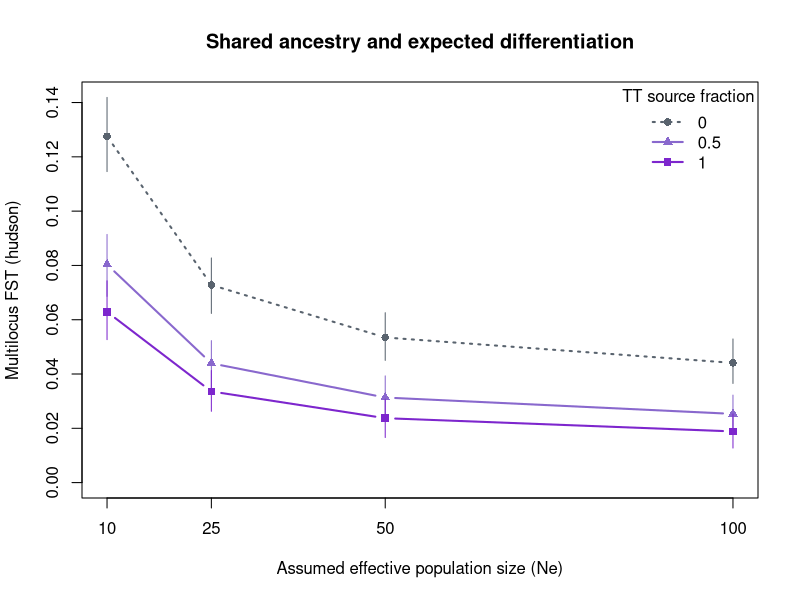
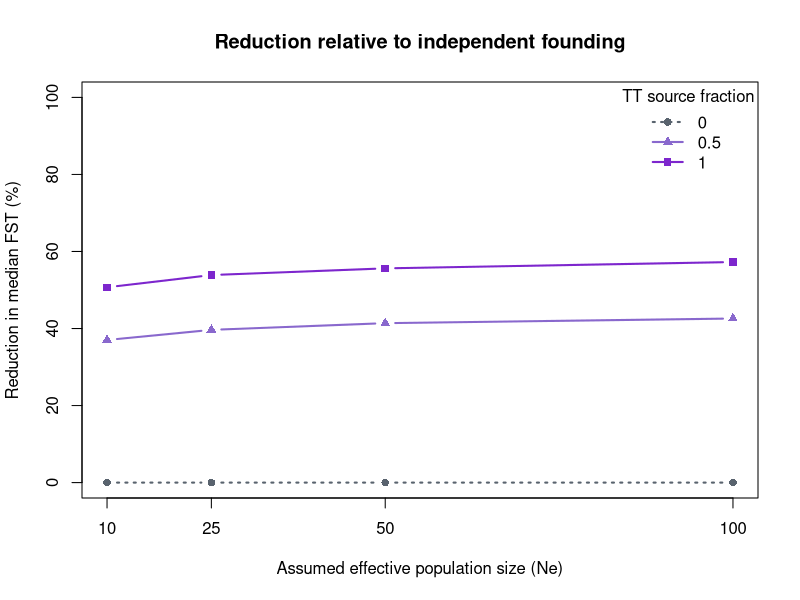
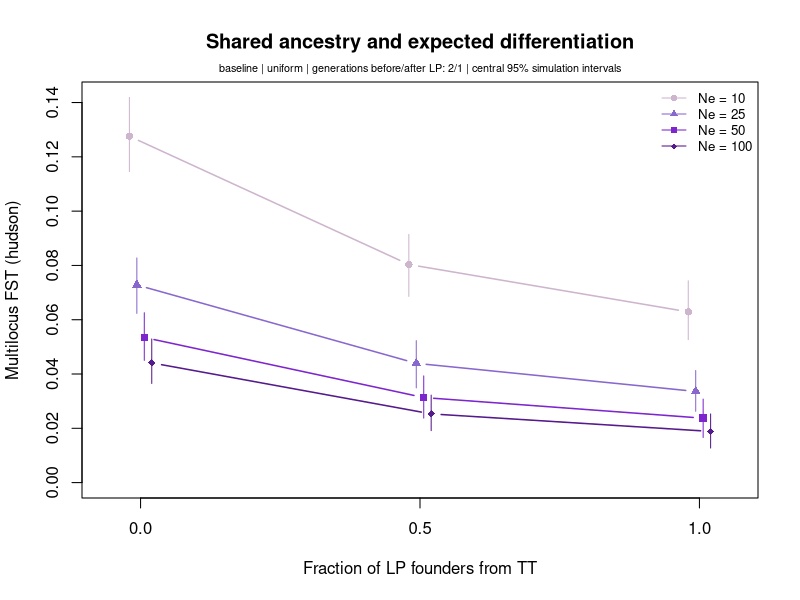

These figures' R source, in order:
# RED-COCKADED WOODPECKER TRANSLOCATION SIMULATION
#
# MODEL ASSUMPTIONS
# - The ancestral source is large, constant, and initially shared by all donors.
# - Founder gene copies are independent draws from the relevant source pool.
# - All loci are independent, neutral, autosomal, diploid, and biallelic.
# - Generations do not overlap. There is no mutation or selection.
# - TT-to-LP transfers do not remove alleles from TT. Ne is an effective size,
#   not a census count or a limit on the number of birds that can be sampled.
# - No immigration or supplementation occurs after LP establishment.
# - Final samples are independent, unrelated birds under random mating.
#   Use empirical sample sizes AFTER accounting for nestmates/close relatives.
# - This models genetic drift and shared ancestry, not actual donor differences,
#   pedigrees, linkage, individual inbreeding, or sequencing/genotyping errors.
#
# ESTIMATORS
# Hudson: finite-sample correction uses 2 * n_birds (gene copies), NOT n_birds.
# WC84: Weir-Cockerham diploid variance components, including heterozygosity.
# Both estimates are ratios of summed components across loci. Negative estimates
# are retained; neither locus estimates nor final estimates are clipped to zero.
# Confirm which estimator and multilocus aggregation the empirical analysis used.
# References: Bhatia et al. 2013, doi:10.1101/gr.154831.113;
# Weir and Cockerham 1984, doi:10.1111/j.1558-5646.1984.tb05657.x.


#### PARAMETERS ####
random_seed <- 2112
n_replicates <- 1000                
n_loci <- 1000                      # EXAMPLE: loci GENERATED before final filters
n_sample_tt <- 10                   # EXAMPLE: replace with independent TT birds
n_sample_lp <- 10                   # EXAMPLE: replace with independent LP birds
fst_estimator <- "hudson"           # Either "hudson" or "wc84"; both are saved
observed_fst <- NA_real_             # Enter ONLY after estimator/filter matching
# The supplied TT-LP estimate was 0.0547228545; its estimator is not yet verified

# The scenario table uses these values directly; no later block overrides them.
# To expand the grid, replace a value with its commented full-grid option.
founder_models_to_run <- "baseline"  # Full grid: c("baseline", "reduced")
tt_source_fractions <- c(0, 0.5, 1)  # Fraction of LP founders supplied by TT.
Ne_values <- c(10, 25, 50, 100)      # Full grid: c(10, 25, 50, 100)
generations_before_lp <- 2          # Full grid: c(2, 3)
generations_after_lp <- 1           # Full grid: c(1, 2)
frequency_distributions <- "uniform" # Full grid: c("uniform", "beta")

# Founder counts: these are assumed contributors, not estimates of Ne.
# The 12 TT founders include early immigrants, compressed into one episode.
# The 18 LP founders assume all listed 2018-2019 releases contributed equally.
# "reduced" halves both counts. It is a sensitivity assumption, not a finding.
founder_models <- data.frame(
  founder_model = c("baseline", "reduced"),
  founders_tt = c(12, 6),
  founders_lp = c(18, 9),
  stringsAsFactors = FALSE
)

uniform_min <- 0.05
uniform_max <- 0.95
beta_shape1 <- 0.5
beta_shape2 <- 0.5

# Optional filters on the COMBINED final TT + LP sample, not each site separately.
# A locus variable at only one site is kept. A locus fixed for opposite alleles
# in the two sites is also kept. Only loci fixed for the SAME allele are removed
# when the minimum allele count is 1 and the minimum frequency is 0.
# These settings cannot reproduce ascertainment involving other sampled sites.
minimum_pooled_minor_allele_count <- 1
minimum_pooled_minor_allele_frequency <- 0

write_output_files <- TRUE
make_summary_plot <- TRUE
setwd("/Users/jannawilloughby/Google Drive/My Drive/Willoughby lab/projects - active/red cockaded woodpecker/RCW GBS data analysis/RCW_translocations_sims/")
output_parent <- getwd()            # Outputs go beneath the current R folder.
run_name <- paste0("RCW_simulation_", format(Sys.time(), "%Y%m%d_%H%M%S"))


#### SCENARIO TABLE ####
# Stop early if an input is invalid. seq_len() below also allows zero generations.
stopifnot(
  length(n_replicates) == 1, is.finite(n_replicates),
  n_replicates >= 1, n_replicates == floor(n_replicates),
  length(n_loci) == 1, is.finite(n_loci), n_loci >= 1, n_loci == floor(n_loci),
  length(n_sample_tt) == 1, is.finite(n_sample_tt),
  n_sample_tt >= 2, n_sample_tt == floor(n_sample_tt),
  length(n_sample_lp) == 1, is.finite(n_sample_lp),
  n_sample_lp >= 2, n_sample_lp == floor(n_sample_lp),
  length(fst_estimator) == 1, fst_estimator %in% c("hudson", "wc84"),
  length(observed_fst) == 1,
  is.na(observed_fst) || is.finite(observed_fst),
  length(founder_models_to_run) > 0,
  all(founder_models_to_run %in% founder_models$founder_model),
  all(is.finite(founder_models$founders_tt)),
  all(is.finite(founder_models$founders_lp)),
  all(founder_models$founders_tt >= 1), all(founder_models$founders_lp >= 1),
  all(founder_models$founders_tt == floor(founder_models$founders_tt)),
  all(founder_models$founders_lp == floor(founder_models$founders_lp)),
  length(tt_source_fractions) > 0,
  all(is.finite(tt_source_fractions)),
  all(tt_source_fractions >= 0 & tt_source_fractions <= 1),
  length(Ne_values) > 0, all(is.finite(Ne_values)), all(Ne_values >= 1),
  all(Ne_values == floor(Ne_values)),
  length(generations_before_lp) > 0, all(is.finite(generations_before_lp)),
  all(generations_before_lp >= 0),
  all(generations_before_lp == floor(generations_before_lp)),
  length(generations_after_lp) > 0, all(is.finite(generations_after_lp)),
  all(generations_after_lp >= 0),
  all(generations_after_lp == floor(generations_after_lp)),
  length(frequency_distributions) > 0,
  all(frequency_distributions %in% c("uniform", "beta")),
  uniform_min > 0, uniform_max < 1, uniform_min < uniform_max,
  beta_shape1 > 0, beta_shape2 > 0,
  minimum_pooled_minor_allele_count >= 0,
  minimum_pooled_minor_allele_count == floor(minimum_pooled_minor_allele_count),
  minimum_pooled_minor_allele_count <= n_sample_tt + n_sample_lp,
  minimum_pooled_minor_allele_frequency >= 0,
  minimum_pooled_minor_allele_frequency <= 0.5
)

scenarios <- expand.grid(
  founder_model = unique(founder_models_to_run),
  tt_source_fraction = unique(tt_source_fractions),
  Ne = unique(Ne_values),
  generations_before_lp = unique(generations_before_lp),
  generations_after_lp = unique(generations_after_lp),
  frequency_distribution = unique(frequency_distributions),
  KEEP.OUT.ATTRS = FALSE,
  stringsAsFactors = FALSE
)

founder_row <- match(scenarios$founder_model, founder_models$founder_model)
scenarios$founders_tt <- founder_models$founders_tt[founder_row]
scenarios$founders_lp <- founder_models$founders_lp[founder_row]
scenarios$scenario_id <- seq_len(nrow(scenarios))

print(scenarios)
cat("\nScenarios:", nrow(scenarios), "\n")
cat("Replicates per scenario:", n_replicates, "\n")
cat("Total replicates:", nrow(scenarios) * n_replicates, "\n")
cat("Example counts must be replaced before an empirical comparison.\n")


#### PREPARE RESULTS ####
set.seed(random_seed)
start_time <- Sys.time()

# One row per replicate; no raw genotype matrices are accumulated in memory.
replicate_results <- data.frame(
  scenario_id = rep(scenarios$scenario_id, each = n_replicates),
  replicate_id = rep(seq_len(n_replicates), times = nrow(scenarios)),
  lp_founders_from_tt = NA_integer_,
  loci_retained = NA_integer_,
  fst_hudson = NA_real_,
  fst_wc84 = NA_real_
)

scenario_summary <- scenarios
scenario_summary$fst_estimator <- fst_estimator
scenario_summary$n_replicates <- n_replicates
scenario_summary$n_valid_fst <- NA_integer_
scenario_summary$median_fst <- NA_real_
scenario_summary$lower_95 <- NA_real_
scenario_summary$upper_95 <- NA_real_
scenario_summary$mean_loci_retained <- NA_real_
scenario_summary$observed_fst <- observed_fst
scenario_summary$observed_within_interval <- NA

# Save chosen settings, including the actual scenario table.
parameters <- list(
  random_seed = random_seed, n_replicates = n_replicates, n_loci = n_loci,
  n_sample_tt = n_sample_tt, n_sample_lp = n_sample_lp,
  fst_estimator = fst_estimator, observed_fst = observed_fst,
  uniform_min = uniform_min, uniform_max = uniform_max,
  beta_shape1 = beta_shape1, beta_shape2 = beta_shape2,
  minimum_pooled_minor_allele_count = minimum_pooled_minor_allele_count,
  minimum_pooled_minor_allele_frequency = minimum_pooled_minor_allele_frequency,
  scenarios = scenarios
)

if (write_output_files) {
  output_directory <- file.path(output_parent, run_name)
  if (dir.exists(output_directory)) {
    stop("That output folder already exists. Change run_name before continuing.")
  }
  dir.create(output_directory, recursive = TRUE)
  write.csv(scenarios, file.path(output_directory, "scenarios.csv"), row.names = FALSE)
  dput(parameters, file = file.path(output_directory, "parameters.txt"))
  writeLines(capture.output(sessionInfo()),
             file.path(output_directory, "R_session_info.txt"))
}

# These values allow the loop body to be inspected manually, line by line.
# Change them to inspect another scenario or another replicate.
scenario_id <- 1
replicate_id <- 1


#### RUN THE SIMULATION ####

for (scenario_id in seq_len(nrow(scenarios))) {
  
  # Read the settings for this one scenario.
  founders_tt <- scenarios$founders_tt[scenario_id]
  founders_lp <- scenarios$founders_lp[scenario_id]
  source_fraction <- scenarios$tt_source_fraction[scenario_id]
  Ne <- scenarios$Ne[scenario_id]
  n_before <- scenarios$generations_before_lp[scenario_id]
  n_after <- scenarios$generations_after_lp[scenario_id]
  source_distribution <- scenarios$frequency_distribution[scenario_id]
  
  for (replicate_id in seq_len(n_replicates)) {
    
    # A. Generate ONE ancestral frequency per locus.
    # The same vector is the source of TT and every non-TT LP founder.
    if (source_distribution == "uniform") {
      p_ancestral <- runif(n_loci, min = uniform_min, max = uniform_max)
    } else {
      p_ancestral <- rbeta(n_loci, shape1 = beta_shape1, shape2 = beta_shape2)
    }
    
    # B. Found TT. Each diploid founder supplies two gene copies at each locus.
    # rbinom() samples the number of alternative-allele copies, not genotypes.
    tt_allele_count <- rbinom(n_loci, size = 2 * founders_tt, prob = p_ancestral)
    p_tt <- tt_allele_count / (2 * founders_tt)
    
    # C. Drift in TT before LP is founded.
    # The next generation has 2*Ne independently sampled gene copies per locus.
    for (generation in seq_len(n_before)) {
      tt_allele_count <- rbinom(n_loci, size = 2 * Ne, prob = p_tt)
      p_tt <- tt_allele_count / (2 * Ne)
    }
    
    # D. Determine how many LP founders come from TT.
    # An integer target is used exactly. A noninteger target is randomly rounded
    # up or down so its average equals the requested fraction.
    # In particular, 50% of 9 means 4 or 5 TT founders, equally likely.
    target_tt_founders <- founders_lp * source_fraction
    lp_founders_from_tt <- floor(target_tt_founders)
    rounding_probability <- target_tt_founders - floor(target_tt_founders)
    if (rounding_probability > 0) {
      lp_founders_from_tt <- lp_founders_from_tt +
        rbinom(1, size = 1, prob = rounding_probability)
    }
    lp_founders_from_pool <- founders_lp - lp_founders_from_tt
    
    # E. Found LP. Draw TT-origin copies at CURRENT TT frequencies and all other
    # copies at the ORIGINAL ancestral frequencies. Sum the counts, then divide
    # by LP's total number of founder gene copies.
    lp_copies_from_tt <- rbinom(n_loci, size = 2 * lp_founders_from_tt, prob = p_tt)
    lp_copies_from_pool <- rbinom(n_loci, size = 2 * lp_founders_from_pool,
                                  prob = p_ancestral)
    lp_allele_count <- lp_copies_from_tt + lp_copies_from_pool
    p_lp <- lp_allele_count / (2 * founders_lp)
    
    # F. Drift independently in TT and LP after LP establishment.
    for (generation in seq_len(n_after)) {
      tt_allele_count <- rbinom(n_loci, size = 2 * Ne, prob = p_tt)
      lp_allele_count <- rbinom(n_loci, size = 2 * Ne, prob = p_lp)
      p_tt <- tt_allele_count / (2 * Ne)
      p_lp <- lp_allele_count / (2 * Ne)
    }
    
    # G. Sample independent birds. Rows are birds; columns are loci.
    # A genotype is 0, 1, or 2 alternative-allele copies. rep(..., each=...)
    # ensures every bird in a column uses that locus's population frequency.
    tt_genotypes <- matrix(
      rbinom(n_sample_tt * n_loci, size = 2,
             prob = rep(p_tt, each = n_sample_tt)),
      nrow = n_sample_tt, ncol = n_loci
    )
    lp_genotypes <- matrix(
      rbinom(n_sample_lp * n_loci, size = 2,
             prob = rep(p_lp, each = n_sample_lp)),
      nrow = n_sample_lp, ncol = n_loci
    )
    
    # H. Obtain sample allele frequencies and observed heterozygosities.
    sample_copies_tt <- colSums(tt_genotypes)
    sample_copies_lp <- colSums(lp_genotypes)
    p_sample_tt <- sample_copies_tt / (2 * n_sample_tt)
    p_sample_lp <- sample_copies_lp / (2 * n_sample_lp)
    h_sample_tt <- colMeans(tt_genotypes == 1)
    h_sample_lp <- colMeans(lp_genotypes == 1)
    
    # I. Optional minor-allele filters, applied to the combined sample.
    total_gene_copies <- 2 * (n_sample_tt + n_sample_lp)
    pooled_alt_count <- sample_copies_tt + sample_copies_lp
    pooled_minor_count <- pmin(pooled_alt_count, total_gene_copies - pooled_alt_count)
    pooled_minor_frequency <- pooled_minor_count / total_gene_copies
    keep_locus <- pooled_minor_count >= minimum_pooled_minor_allele_count &
      pooled_minor_frequency >= minimum_pooled_minor_allele_frequency &
      pooled_minor_count > 0
    loci_retained <- sum(keep_locus)
    
    # Keep the original population frequencies p_tt and p_lp for inspection.
    p1 <- p_sample_tt[keep_locus]
    p2 <- p_sample_lp[keep_locus]
    h1 <- h_sample_tt[keep_locus]
    h2 <- h_sample_lp[keep_locus]
    
    # J. Hudson FST. Correct for sampling GENE COPIES, not number of birds.
    hudson_numerator <- (p1 - p2)^2 -
      p1 * (1 - p1) / (2 * n_sample_tt - 1) -
      p2 * (1 - p2) / (2 * n_sample_lp - 1)
    hudson_denominator <- p1 * (1 - p2) + p2 * (1 - p1)
    fst_hudson <- NA_real_
    if (sum(hudson_denominator) > 0) {
      fst_hudson <- sum(hudson_numerator) / sum(hudson_denominator)
    }
    
    # K. Weir-Cockerham FST for TWO diploid populations (r = 2).
    # n_bar and n_c correct for unequal numbers of sampled birds.
    n_bar <- (n_sample_tt + n_sample_lp) / 2
    n_c <- 2 * n_bar - (n_sample_tt^2 + n_sample_lp^2) / (2 * n_bar)
    p_bar <- (n_sample_tt * p1 + n_sample_lp * p2) / (2 * n_bar)
    h_bar <- (n_sample_tt * h1 + n_sample_lp * h2) / (2 * n_bar)
    s_squared <- (n_sample_tt * (p1 - p_bar)^2 +
                    n_sample_lp * (p2 - p_bar)^2) / n_bar
    
    # Variance among populations (a), among individuals (b), within individuals (c).
    wc_a <- (n_bar / n_c) * (s_squared -
                               (p_bar * (1 - p_bar) - s_squared / 2 - h_bar / 4) / (n_bar - 1))
    wc_b <- (n_bar / (n_bar - 1)) *
      (p_bar * (1 - p_bar) - s_squared / 2 -
         ((2 * n_bar - 1) / (4 * n_bar)) * h_bar)
    wc_c <- h_bar / 2
    fst_wc84 <- NA_real_
    if (sum(wc_a + wc_b + wc_c) > 0) {
      fst_wc84 <- sum(wc_a) / sum(wc_a + wc_b + wc_c)
    }
    
    # L. Store this replicate. Do not replace negative FST estimates with zero.
    result_row <- (scenario_id - 1) * n_replicates + replicate_id
    replicate_results$lp_founders_from_tt[result_row] <- lp_founders_from_tt
    replicate_results$loci_retained[result_row] <- loci_retained
    replicate_results$fst_hudson[result_row] <- fst_hudson
    replicate_results$fst_wc84[result_row] <- fst_wc84
  }
  
  # Summarize this scenario after all its replicates are finished.
  scenario_rows <- ((scenario_id - 1) * n_replicates + 1):(scenario_id * n_replicates)
  if (fst_estimator == "hudson") {
    scenario_fst <- replicate_results$fst_hudson[scenario_rows]
  } else {
    scenario_fst <- replicate_results$fst_wc84[scenario_rows]
  }
  valid_fst <- scenario_fst[is.finite(scenario_fst)]
  scenario_summary$n_valid_fst[scenario_id] <- length(valid_fst)
  scenario_summary$mean_loci_retained[scenario_id] <-
    mean(replicate_results$loci_retained[scenario_rows])
  
  if (length(valid_fst) > 0) {
    scenario_summary$median_fst[scenario_id] <- median(valid_fst)
    scenario_summary$lower_95[scenario_id] <- unname(quantile(valid_fst, 0.025))
    scenario_summary$upper_95[scenario_id] <- unname(quantile(valid_fst, 0.975))
    if (!is.na(observed_fst)) {
      scenario_summary$observed_within_interval[scenario_id] <-
        observed_fst >= scenario_summary$lower_95[scenario_id] &
        observed_fst <= scenario_summary$upper_95[scenario_id]
    }
  }
  
  # Write a checkpoint after each scenario. The raw CSV gets one block appended;
  # summary.csv is refreshed so completed scenarios survive an interrupted run.
  if (write_output_files) {
    write.table(replicate_results[scenario_rows, ],
                file = file.path(output_directory, "replicate_results.csv"),
                sep = ",", row.names = FALSE, col.names = (scenario_id == 1),
                append = (scenario_id != 1), na = "NA")
    write.csv(scenario_summary, file.path(output_directory, "summary.csv"),
              row.names = FALSE)
  }
  
  cat("Completed scenario", scenario_id, "of", nrow(scenarios),
      "| valid estimates:", length(valid_fst),
      "| median FST:", round(scenario_summary$median_fst[scenario_id], 4), "\n")
}


#### SAVE THE RESULTS ####

print(scenario_summary)
elapsed_minutes <- as.numeric(difftime(Sys.time(), start_time, units = "mins"))
cat("\nElapsed minutes:", round(elapsed_minutes, 2), "\n")

if (any(scenario_summary$n_valid_fst < n_replicates)) {
  message("Some replicates had no estimable FST. Check n_valid_fst and loci_retained.")
}

if (write_output_files) {
  saveRDS(list(parameters = parameters, scenarios = scenarios,
               summary = scenario_summary, replicates = replicate_results),
          file.path(output_directory, "simulation_results.rds"))
  cat("Output folder:", output_directory, "\n")
}


### PLOT ###
source_fractions <- c(0, 0.5, 1)
source_colors <- c("#59636E", "mediumpurple3", "purple3")
source_symbols <- c(16, 17, 15)
source_lines <- c(3, 1, 1)

# Include all Ne values, holding the other settings constant.
plot_rows <- 
  scenario_summary$founder_model == scenarios$founder_model[1] &
  scenario_summary$generations_before_lp == scenarios$generations_before_lp[1] &
  scenario_summary$generations_after_lp == scenarios$generations_after_lp[1] &
  scenario_summary$frequency_distribution == scenarios$frequency_distribution[1]

plot_data <- scenario_summary[plot_rows, ]
plot_data <- plot_data[is.finite(plot_data$median_fst), ]

plot_ne <- sort(unique(plot_data$Ne))

# Confirm that all three source fractions were simulated.
stopifnot(all(source_fractions %in% plot_data$tt_source_fraction))


### FIGURE 1: GENETIC DIFFERENTIATION ###

if (write_output_files) {
  pdf(file.path(output_directory, "scenario_comparison.pdf"),
      width = 7, height = 5)
}

plot(NA_real_, NA_real_, type = "n",
     xlim = range(plot_ne),
     ylim = range(c(0, plot_data$lower_95, plot_data$upper_95)),
     xaxt = "n",
     xlab = "Assumed effective population size (Ne)",
     ylab = paste0("Multilocus FST (", fst_estimator, ")"),
     main = "Shared ancestry and expected differentiation")

axis(1, at = plot_ne)

for (i in seq_along(source_fractions)) {
  
  source_data <- plot_data[
    plot_data$tt_source_fraction == source_fractions[i], ]
  source_data <- source_data[order(source_data$Ne), ]
  
  # Central 95% simulation intervals.
  segments(source_data$Ne, source_data$lower_95,
           source_data$Ne, source_data$upper_95,
           col = source_colors[i])
  
  # Scenario medians.
  lines(source_data$Ne, source_data$median_fst,
        type = "b", lwd = 2,
        col = source_colors[i],
        pch = source_symbols[i],
        lty = source_lines[i])
}

legend("topright",
       title = "TT source fraction",
       legend = as.character(source_fractions),
       col = source_colors,
       pch = source_symbols,
       lty = source_lines,
       lwd = 2, bty = "n")

if (write_output_files) dev.off()


### CALCULATE REDUCTION RELATIVE TO SOURCE FRACTION 0 ###

effect_data <- plot_data
effect_data$percent_reduction <- NA_real_

for (ne in plot_ne) {
  
  baseline <- effect_data$median_fst[
    effect_data$Ne == ne &
      effect_data$tt_source_fraction == 0
  ]
  
  if (length(baseline) != 1 || baseline <= 0) {
    stop("Each Ne needs one positive median for source fraction 0.")
  }
  
  rows <- effect_data$Ne == ne
  
  effect_data$percent_reduction[rows] <-
    100 * (baseline - effect_data$median_fst[rows]) / baseline
}


#PROPORTIONAL REDUCTION ###

if (write_output_files) {
  pdf(file.path(output_directory, "TT_source_percent_reduction.pdf"),
      width = 7, height = 5)
}

plot(NA_real_, NA_real_, type = "n",
     xlim = range(plot_ne),
     ylim = range(c(0, 100, effect_data$percent_reduction)),
     xaxt = "n",
     xlab = "Assumed effective population size (Ne)",
     ylab = "Reduction in median FST (%)",
     main = "Reduction relative to independent founding")

axis(1, at = plot_ne)

for (i in seq_along(source_fractions)) {
  
  source_data <- effect_data[
    effect_data$tt_source_fraction == source_fractions[i], ]
  source_data <- source_data[order(source_data$Ne), ]
  
  lines(source_data$Ne, source_data$percent_reduction,
        type = "b", lwd = 2,
        col = source_colors[i],
        pch = source_symbols[i],
        lty = source_lines[i])
}

legend("topright",
       title = "TT source fraction",
       legend = as.character(source_fractions),
       col = source_colors,
       pch = source_symbols,
       lty = source_lines,
       lwd = 2, bty = "n")

if (write_output_files) dev.off()

# Plot by Ne
if (make_summary_plot) {
  plot_rows <- scenario_summary$founder_model == scenarios$founder_model[1] &
    scenario_summary$generations_before_lp == scenarios$generations_before_lp[1] &
    scenario_summary$generations_after_lp == scenarios$generations_after_lp[1] &
    scenario_summary$frequency_distribution == scenarios$frequency_distribution[1]
  plot_data <- scenario_summary[plot_rows, ]
  plot_data <- plot_data[is.finite(plot_data$median_fst), ]
  
  if (nrow(plot_data) > 0) {
    plot_ne_values <- sort(unique(plot_data$Ne))
    plot_colors <- rep(c("thistle3", "mediumpurple3", "purple3", "purple4"),
                       length.out = length(plot_ne_values))
    plot_symbols <- rep(c(16, 17, 15, 18), length.out = length(plot_ne_values))
    
    # Small horizontal offsets keep overlapping simulation intervals visible.
    # The tick labels still mark the actual TT source fractions: 0, 0.5, and 1.
    plot_offsets <- rep(0, length(plot_ne_values))
    if (length(plot_ne_values) > 1) {
      plot_offsets <- seq(-0.02, 0.02, length.out = length(plot_ne_values))
    }
    
    if (write_output_files) {
      pdf(file.path(output_directory, "scenario_comparison_Ne.pdf"),
          width = 7, height = 5)
    }
    plot_limits <- range(c(0, plot_data$lower_95, plot_data$upper_95,
                           observed_fst), na.rm = TRUE)
    if (diff(plot_limits) == 0) plot_limits <- plot_limits + c(-0.01, 0.01)
    
    # Draw empty axes first, then add one curve per Ne.
    plot(NA_real_, NA_real_, type = "n",
         xlim = c(-0.06, 1.06), ylim = plot_limits, xaxt = "n",
         xlab = "Fraction of LP founders from TT",
         ylab = paste("Multilocus FST (", fst_estimator, ")", sep = ""),
         main = "Shared ancestry and expected differentiation")
    axis(1, at = sort(unique(plot_data$tt_source_fraction)))
    
    for (ne_index in seq_along(plot_ne_values)) {
      ne_plot_data <- plot_data[plot_data$Ne == plot_ne_values[ne_index], ]
      ne_plot_data <- ne_plot_data[order(ne_plot_data$tt_source_fraction), ]
      plot_x <- ne_plot_data$tt_source_fraction + plot_offsets[ne_index]
      
      segments(plot_x, ne_plot_data$lower_95,
               plot_x, ne_plot_data$upper_95, col = plot_colors[ne_index])
      lines(plot_x, ne_plot_data$median_fst, type = "b", lwd = 1.5,
            col = plot_colors[ne_index], pch = plot_symbols[ne_index])
    }
    
    legend_labels <- paste("Ne =", plot_ne_values)
    legend_colors <- plot_colors
    legend_symbols <- plot_symbols
    legend_lines <- rep(1, length(plot_ne_values))
    if (!is.na(observed_fst)) {
      abline(h = observed_fst, lty = 2, col = "black")
      legend_labels <- c(legend_labels, "Observed FST")
      legend_colors <- c(legend_colors, "black")
      legend_symbols <- c(legend_symbols, NA_integer_)
      legend_lines <- c(legend_lines, 2)
    }
    legend("topright", legend = legend_labels, col = legend_colors,
           pch = legend_symbols, lty = legend_lines, bty = "n", cex = 0.8)
    mtext(paste(plot_data$founder_model[1], "|", plot_data$frequency_distribution[1],
                "| generations before/after LP:",
                paste0(plot_data$generations_before_lp[1], "/",
                       plot_data$generations_after_lp[1]),
                "| central 95% simulation intervals"),
          side = 3, line = 0.3, cex = 0.65)
    if (write_output_files) dev.off()
  }
}
